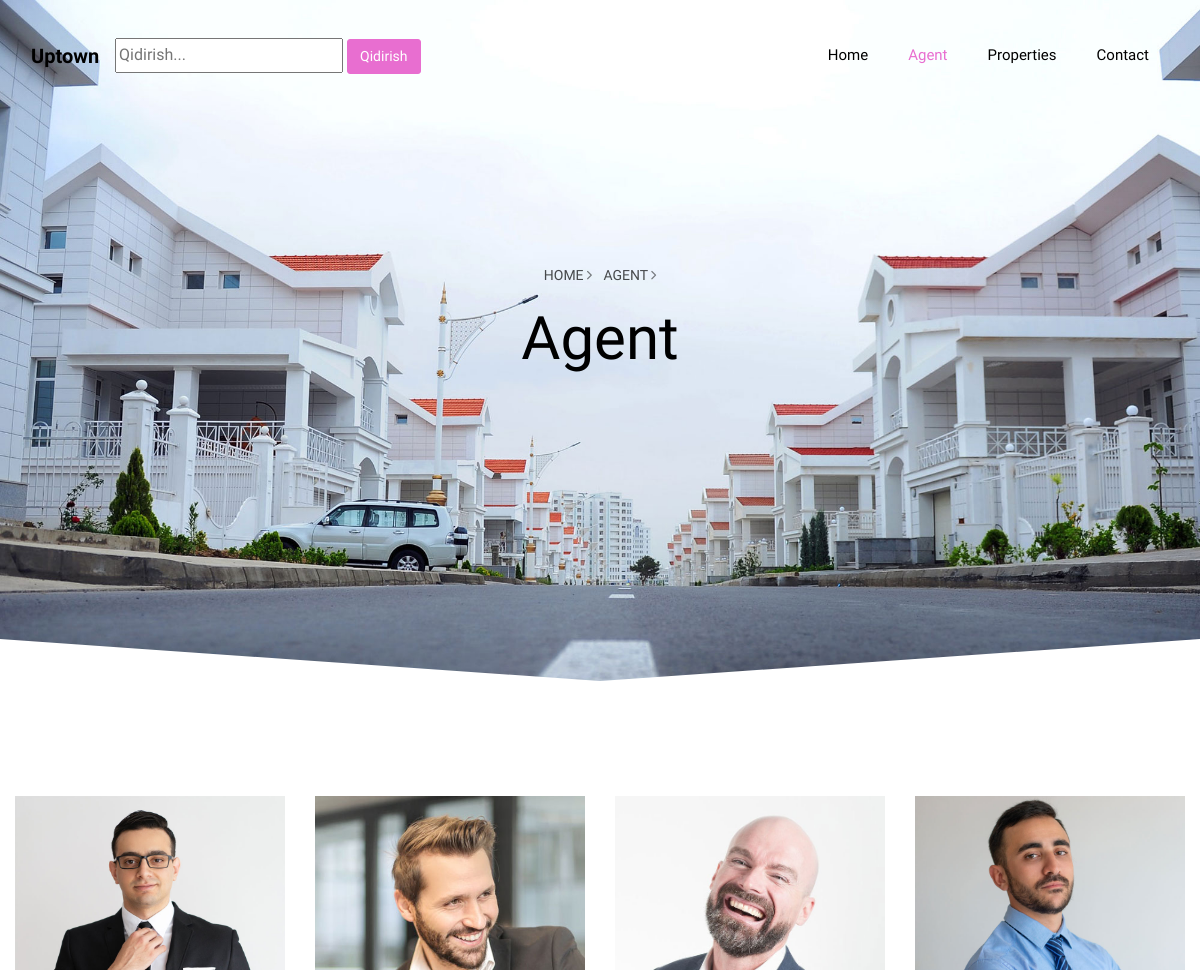
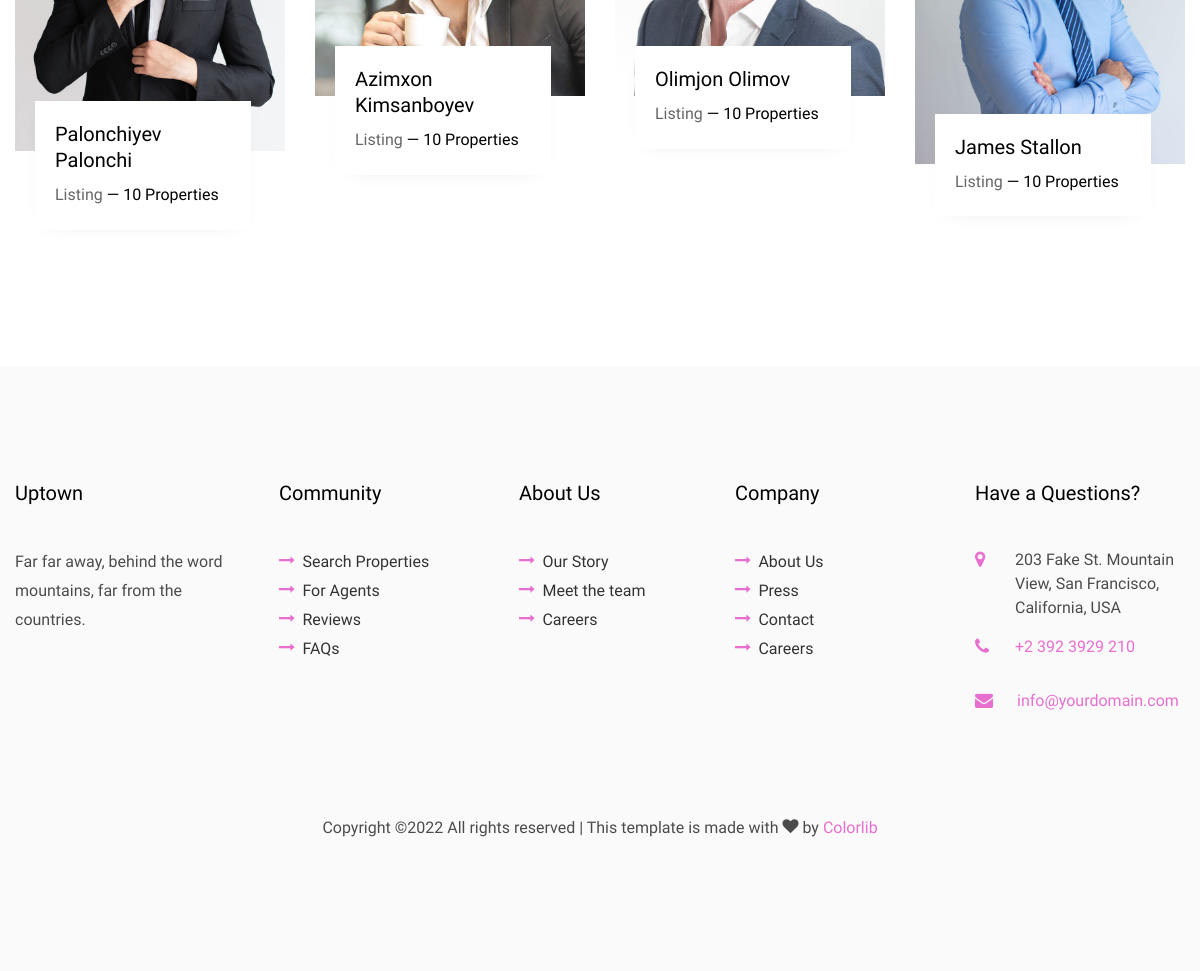
The app's page /agent/ with its own data (2 pictures, top to bottom).
### pages/models.py (models this page shows, shortened)
class Agents(models.Model):
    agent_name = models.CharField(max_length=40, verbose_name='Agent ismi va familiyasi:')
    agent_img = models.ImageField(verbose_name='Agent rasmini yuklang:')
    date = models.DateTimeField(auto_now_add=True)
    class Meta:
        verbose_name = 'Ishchi'
        verbose_name_plural = "Ishchilar"

### pages/views.py (the view)
# urls.py: path('agent/', views.AgentPagesView, name='agent'),
def AgentPagesView(request):
    if request.method == 'POST':
        search_word = request.POST.get('search_word')
        search_word = str(search_word).strip()
        result = Q(agent_name__contains = search_word)
        agents = models.Agents.objects.filter(result)
    else:
        agents = models.Agents.objects.all().order_by('-date')
    return render(request, 'agent.html', {'agents': agents})

### templates/agent.html (shortened to what this page needs)
<!DOCTYPE html>
<html lang="en">
{% load static %}
<head>
  <link rel="stylesheet" href="{% static 'css/open-iconic-bootstrap.min.css' %}">
  <link rel="stylesheet" href="{% static 'css/animate.css' %}">
  <link rel="stylesheet" href="{% static 'css/owl.carousel.min.css' %}">
  <link rel="stylesheet" href="{% static 'css/owl.theme.default.min.css' %}">
  <link rel="stylesheet" href="{% static 'css/magnific-popup.css' %}">
  <link rel="stylesheet" href="{% static 'css/aos.css' %}">
  <link rel="stylesheet" href="{% static 'css/ionicons.min.css' %}">
  <link rel="stylesheet" href="{% static 'css/bootstrap-datepicker.css' %}">
  <link rel="stylesheet" href="{% static 'css/jquery.timepicker.css' %}">
  <link rel="stylesheet" href="{% static 'css/flaticon.css' %}">
  <link rel="stylesheet" href="{% static 'css/icomoon.css' %}">
  <link rel="stylesheet" href="{% static 'css/style.css' %}">
</head>
<body>
  <nav class="navbar navbar-expand-lg navbar-dark ftco_navbar bg-dark ftco-navbar-light" id="ftco-navbar">
    <div class="container">
      <a class="navbar-brand" href="{% url 'home' %}">Uptown</a>
      <div class="search">
        <form action="" method="post">{% csrf_token %}
          <input type="text" name="search_word" placeholder="Qidirish...">
          <input type="submit" value="Qidirish" class="btn btn-primary">
        </form>
      </div>
      <div class="collapse navbar-collapse" id="ftco-nav">
        <ul class="navbar-nav ml-auto">
          <li class="nav-item "><a href="{% url 'home' %}" class="nav-link">Home</a></li>
          <li class="nav-item active"><a href="{% url 'agent' %}" class="nav-link">Agent</a></li>
          <li class="nav-item"><a href="{% url 'properties' %}" class="nav-link">Properties</a></li>
          <li class="nav-item"><a href="{% url 'contact' %}" class="nav-link">Contact</a></li>
        </ul>
      </div>
    </div>
  </nav>
  <section class="hero-wrap hero-wrap-2 ftco-degree-bg js-fullheight" style="background-image: url('{% static  "images/bg_1.jpg"  %}');" data-stellar-background-ratio="0.5">
    <div class="overlay"></div>
    <div class="container">
      <div class="row no-gutters slider-text js-fullheight align-items-center justify-content-center">
        <div class="col-md-9 ftco-animate pb-5 text-center">
          <p class="breadcrumbs"><span class="mr-2"><a href="{% url 'home' %}">Home <i class="ion-ios-arrow-forward"></i></a></span> <span>Agent <i class="ion-ios-arrow-forward"></i></span></p>
          <h1 class="mb-3 bread">Agent</h1>
        </div>
      </div>
    </div>
  </section>
  <section class="ftco-section ftco-agent">
    <div class="container">
      <div class="row">
        {% if agents %}
        {% for agent in agents %}
        <div class="col-md-3">
          <div class="agent">
            <div class="img">
              <img src="{{ agent.agent_img.url }}" class="img-fluid" alt="{{ agent.agent_name }}">
            </div>
            <div class="desc">
              <h3><a href="{% url 'properties' %}">{{ agent.agent_name }}</a></h3>
              <p class="h-info"><span class="location">Listing</span> <span class="details">&mdash; 10 Properties</span></p>
            </div>
          </div>
        </div>
        {% endfor %}
        {% else %}
        <h2>Bunday agent mavjud emas ekan :( </h2>
        {% endif %}
      </div>
    </div>
  </section>
  <footer class="ftco-footer ftco-section">
    <div class="container">
      <div class="row mb-5">
        <div class="col-md">
          <div class="ftco-footer-widget mb-4">
            <h2 class="ftco-heading-2">Uptown</h2>
            <p>Far far away, behind the word mountains, far from the countries.</p>
            <ul class="ftco-footer-social list-unstyled mt-5">
            </ul>
          </div>
        </div>
        <div class="col-md">
          <div class="ftco-footer-widget mb-4 ml-md-4">
            <h2 class="ftco-heading-2">Community</h2>
            <ul class="list-unstyled">
              <li><a href="#"><span class="icon-long-arrow-right mr-2"></span>Search Properties</a></li>
              <li><a href="#"><span class="icon-long-arrow-right mr-2"></span>For Agents</a></li>
              <li><a href="#"><span class="icon-long-arrow-right mr-2"></span>Reviews</a></li>
              <li><a href="#"><span class="icon-long-arrow-right mr-2"></span>FAQs</a></li>
            </ul>
          </div>
        </div>
        <div class="col-md">
          <div class="ftco-footer-widget mb-4 ml-md-4">
            <h2 class="ftco-heading-2">About Us</h2>
            <ul class="list-unstyled">
              <li><a href="#"><span class="icon-long-arrow-right mr-2"></span>Our Story</a></li>
              <li><a href="#"><span class="icon-long-arrow-right mr-2"></span>Meet the team</a></li>
              <li><a href="#"><span class="icon-long-arrow-right mr-2"></span>Careers</a></li>
            </ul>
          </div>
        </div>
        <div class="col-md">
          <div class="ftco-footer-widget mb-4">
            <h2 class="ftco-heading-2">Company</h2>
            <ul class="list-unstyled">
              <li><a href="#"><span class="icon-long-arrow-right mr-2"></span>About Us</a></li>
              <li><a href="#"><span class="icon-long-arrow-right mr-2"></span>Press</a></li>
              <li><a href="#"><span class="icon-long-arrow-right mr-2"></span>Contact</a></li>
              <li><a href="#"><span class="icon-long-arrow-right mr-2"></span>Careers</a></li>
            </ul>
          </div>
        </div>
        <div class="col-md">
          <div class="ftco-footer-widget mb-4">
            <h2 class="ftco-heading-2">Have a Questions?</h2>
            <div class="block-23 mb-3">
              <ul>
                <li><span class="icon icon-map-marker"></span><span class="text">203 Fake St. Mountain View, San Francisco, California, USA</span></li>
                <li><a href="#"><span class="icon icon-phone"></span><span class="text">+2 392 3929 210</span></a></li>
                <li><a href="#"><span class="icon icon-envelope pr-4"></span><span class="text">info@yourdomain.com</span></a></li>
              </ul>
            </div>
          </div>
        </div>
      </div>
      <div class="row">
        <div class="col-md-12 text-center">
          <p>
            Copyright &copy;<script>document.write(new Date().getFullYear());</script> All rights reserved | This template is made with <i class="icon-heart color-danger" aria-hidden="true"></i> by <a href="https://colorlib.com" target="_blank">Colorlib</a>
            </p>
          </div>
        </div>
      </div>
    </footer>
  </body>
  </html>

### static/css/icomoon.css (style rules this page uses)
[class^="icon-"], [class*=" icon-"] { font-family: 'icomoon' !important; speak: none; font-style: normal; font-weight: normal; font-variant: normal; text-transform: none; line-height: 1; -webkit-font-smoothing: antialiased; -moz-osx-font-smoothing: grayscale; }
.icon-heart:before { content: "\f004"; }
.icon-map-marker:before { content: "\f041"; }
.icon-phone:before { content: "\f095"; }
.icon-envelope:before { content: "\f0e0"; }
.icon-long-arrow-right:before { content: "\f178"; }

### records on screen
Agents: agent_img (picture), agent_name "Palonchiyev Palonchi"
Agents: agent_img (picture), agent_name "Azimxon Kimsanboyev"
Agents: agent_img (picture), agent_name "Olimjon Olimov"
Agents: agent_img (picture), agent_name "James Stallon"
